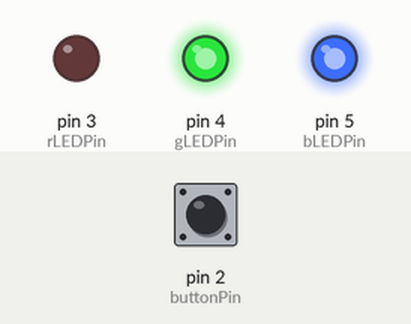
The sketch below on a simulated Arduino Uno, built with avr-gcc and run on an emulated ATmega328P. Parts: output pins drawn as LEDs (lit = HIGH). Inputs (shaded band) come from the test bench; at power-on: pin 2 (buttonPin) LOW.

Above: at 0.5 s.
At 2.5 s:
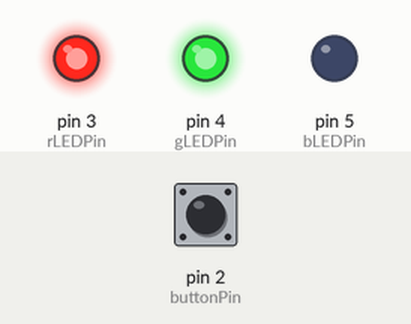
At 5.5 s:
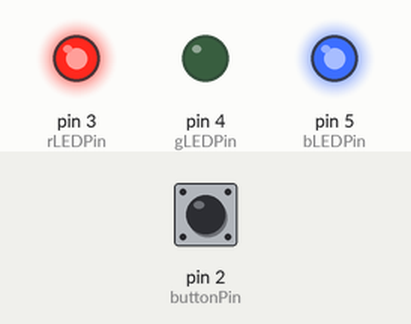
At 7.5 s:
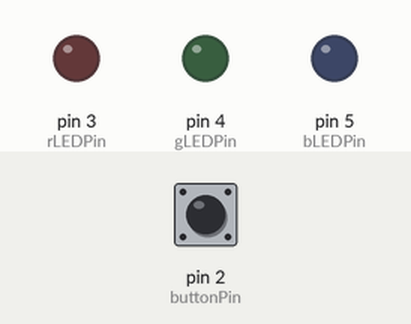
Timing chart, 0 to 9.2 s (numbered marks = the images above):
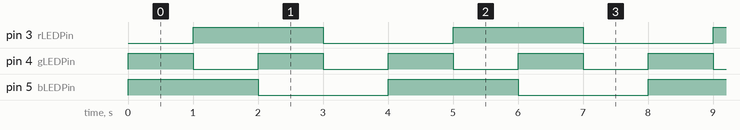

The sketch:

Blink.ino
```cpp
const int buttonPin = 2;
const int rLEDPin = 3;
const int gLEDPin = 4;
const int bLEDPin = 5;

int buttonState = 0;
int ledColor = 0;
bool ButtonPressed = false;
bool ledColorOrder = true;
const long interval = 1000;
unsigned long previousMillis = 0;

void setup() {
  // put your setup code here, to run once:
  pinMode (rLEDPin, OUTPUT);
  pinMode (gLEDPin, OUTPUT);
  pinMode (bLEDPin, OUTPUT);
  pinMode (buttonPin, INPUT);
  Serial.begin(9600);
}

void loop() {

  buttonState = digitalRead(buttonPin);
  if (buttonState == HIGH && !ButtonPressed) {
    ledColorOrder = !ledColorOrder;
    ButtonPressed = true;
  // delay(100);
  }

  if (buttonState == LOW && ButtonPressed) {
    ButtonPressed = false;
  }

  unsigned long currentMillis = millis();
  if(currentMillis - previousMillis >= interval){
    previousMillis = currentMillis;
    if(ledColorOrder == true){
      ledColor = ledColor + 1;
      if(ledColor > 3)
        ledColor = 0;
    }
    else{
      ledColor = ledColor - 1;
      if(ledColor < 0)
        ledColor = 3;
    }
  }

  if (ledColor == 0) {
    // currentcolor = "Red";
    digitalWrite(rLEDPin, LOW);
    digitalWrite(gLEDPin, HIGH);
    digitalWrite(bLEDPin, HIGH);
  }

  else if (ledColor == 1) {
    // currentcolor = "Green";
    digitalWrite(rLEDPin, HIGH);
    digitalWrite(gLEDPin, LOW);
    digitalWrite(bLEDPin, HIGH);
  }

  else if (ledColor == 2) {
    // currentcolor = "Blue";
    digitalWrite(rLEDPin, HIGH);
    digitalWrite(gLEDPin, HIGH);
    digitalWrite(bLEDPin, LOW);
  }

  else if (ledColor == 3) {
    // currentcolor = "White";
    digitalWrite(rLEDPin, LOW);
    digitalWrite(gLEDPin, LOW);
    digitalWrite(bLEDPin, LOW);
  }

  else if(ledColor == 4) {
    ledColor = 0;
  }


}
```

Measured:
- by itself, pin 3 (rLEDPin), pin 5 (bLEDPin): alternates HIGH for 2.0 s and LOW for 2.0 s
- by itself, pin 4 (gLEDPin): alternates HIGH for 1.0 s and LOW for 1.0 s
- by itself, everything shown: repeats every 4.0 s, in 4 steps
